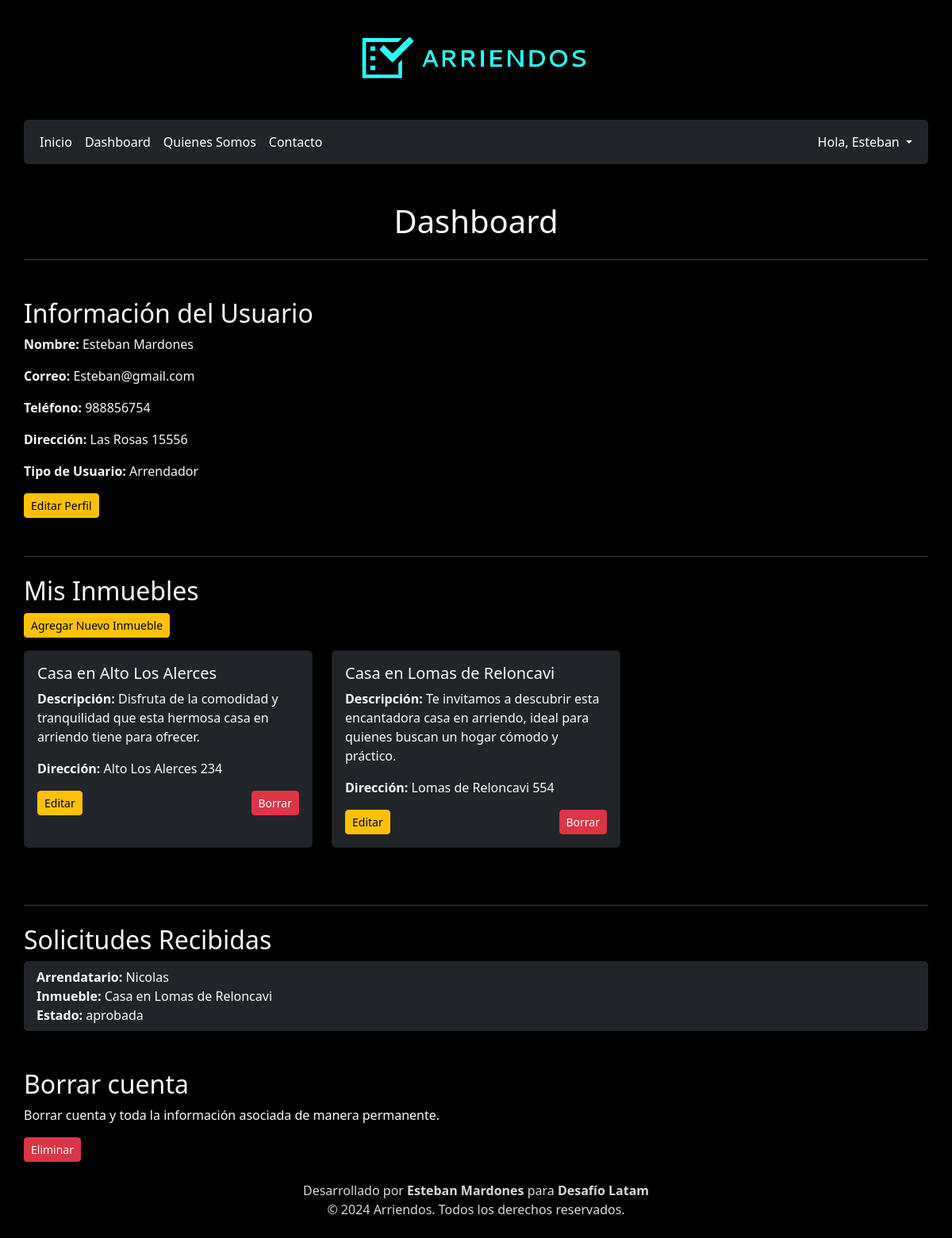
The app's page /dashboard/ (signed in) with its own data.
### gestion_inmuebles/models.py (models this page shows, shortened)
class PerfilUsuario(models.Model):
    user = models.OneToOneField(User, on_delete=models.CASCADE)
    tipo_usuario = models.ForeignKey(TipoUsuario, on_delete=models.CASCADE)
    nombre = models.CharField(max_length=50)
    apellido = models.CharField(max_length=50)
    rut = models.CharField(max_length=12)
    direccion = models.CharField(max_length=200)
    telefono = models.CharField(max_length=15)
    correo = models.EmailField()

class TipoUsuario(models.Model):
    tipo_usuario = models.CharField(
        max_length=20,
        choices=[
            ('arrendatario', 'Arrendatario'),
            ('arrendador', 'Arrendador'),
        ]
    )

class Inmueble(models.Model):
    propietario = models.ForeignKey(PerfilUsuario, on_delete=models.CASCADE, related_name='propiedades')
    tipo_inmueble = models.ForeignKey(TipoInmueble, on_delete=models.CASCADE)
    comuna = models.ForeignKey(Comuna, on_delete=models.CASCADE)
    region = models.ForeignKey(Region, on_delete=models.CASCADE)
    nombre_inmueble = models.CharField(max_length=100)
    descripcion = models.CharField(max_length=200)
    m2_construido = models.FloatField()
    numero_banos = models.IntegerField(default=0)
    numero_hab = models.IntegerField(default=0)
    direccion = models.CharField(max_length=200)
    numero_estacionam = models.IntegerField(default=0)
    fecha_publicacion = models.DateTimeField(auto_now_add=True)
    image = models.ImageField(upload_to='images/', null=True, blank=True)
    precio = models.IntegerField(default=0)

class Solicitud(models.Model):
    arrendatario = models.ForeignKey(PerfilUsuario, on_delete=models.CASCADE, related_name='solicitudes')
    inmueble = models.ForeignKey(Inmueble, on_delete=models.CASCADE)
    fecha_solicitud = models.DateTimeField(auto_now_add=True)
    estado = models.CharField(
        max_length=20,
        choices=[
            ('pendiente', 'Pendiente'),
            ('aprobada', 'Aprobada'),
            ('rechazada', 'Rechazada'),
        ],
        default='pendiente'
    )

### gestion_inmuebles/views.py (the view)
# urls.py: path('dashboard/', views.dashboard, name='dashboard'),
@login_required
def dashboard(request):
    perfil = PerfilUsuario.objects.select_related('tipo_usuario').get(user=request.user)
    user_type = perfil.tipo_usuario.tipo_usuario  # Determine if the user is an arrendador or arrendatario
    if user_type == 'arrendador':
        inmuebles = Inmueble.objects.filter(propietario=perfil)
        solicitudes = Solicitud.objects.filter(inmueble__propietario=perfil)
    else:  # arrendatario
        inmuebles = None
        solicitudes = Solicitud.objects.filter(arrendatario=perfil)
    return render(
        request,
        'dashboard.html',
        {
            'perfil': perfil,
            'user_type': user_type,
            'inmuebles': inmuebles,
            'solicitudes': solicitudes
        }
    )

### gestion_inmuebles/templates/dashboard.html (shortened to what this page needs)
{% extends 'base.html' %}
{% block content %}
<div class="container my-5 text-light">
    <h1 class="text-center mb-4">Dashboard</h1>
    <hr class="mb-5">
    <div class="mb-5">
        <h2 class="text-light">Información del Usuario</h2>
        <p><strong>Nombre:</strong> {{ perfil.nombre }} {{ perfil.apellido }}</p>
        <p><strong>Correo:</strong> {{ perfil.correo }}</p>
        <p><strong>Teléfono:</strong> {{ perfil.telefono }}</p>
        <p><strong>Dirección:</strong> {{ perfil.direccion }}</p>
        <p><strong>Tipo de Usuario:</strong> {{ user_type|title }}</p>
        <div class="mt-3">
            <a href="{% url 'update_profile' %}" class="btn btn-warning btn-sm">Editar Perfil</a>
        </div>
    </div>
    <hr class="my-4">
    {% if user_type == "arrendador" %}
        <div class="mb-5">
            <h2 class="text-light">Mis Inmuebles</h2>
            <div class="mb-3">
                <a href="{% url 'create_inmueble' %}" class="btn btn-warning btn-sm">Agregar Nuevo Inmueble</a>
            </div>
            {% if inmuebles %}
                <div class="row">
                    {% for inmueble in inmuebles %}
                        <div class="col-md-6 col-lg-4 mb-4">
                            <div class="card h-100 shadow-sm bg-dark">
                                <div class="card-body text-light">
                                    <h5 class="card-title">{{ inmueble.nombre_inmueble }}</h5>
                                    <p><strong>Descripción:</strong> {{ inmueble.descripcion }}</p>
                                    <p><strong>Dirección:</strong> {{ inmueble.direccion }}</p>
                                    <div class="d-flex justify-content-between">
                                        <a href="{% url 'update_inmueble' inmueble.id %}" class="btn btn-warning btn-sm">Editar</a>
                                        <a href="{% url 'delete_inmueble' inmueble.id %}" class="btn btn-danger btn-sm">Borrar</a>
                                    </div>
                                </div>
                            </div>
                        </div>
                    {% endfor %}
                </div>
            {% else %}
                <p>No tienes inmuebles publicados.</p>
            {% endif %}
        </div>
        <hr class="my-4">
        <div class="mb-5">
            <h2 class="text-light">Solicitudes Recibidas</h2>
            {% if solicitudes %}
                <ul class="list-group bg-dark">
                    {% for solicitud in solicitudes %}
                        <li class="list-group-item bg-dark text-light border-0">
                            <div>
                                <strong>Arrendatario:</strong> {{ solicitud.arrendatario.nombre }} <br>
                                <strong>Inmueble:</strong> {{ solicitud.inmueble.nombre_inmueble }} <br>
                                <strong>Estado:</strong> {{ solicitud.estado }}
                            </div>
                        </li>
                    {% endfor %}
                </ul>
            {% else %}
                <p>No hay solicitudes recibidas.</p>
            {% endif %}
        </div>
    {% endif %}
</div>
<div class="mt-5">
    <h2 class="text-light">Borrar cuenta</h2>
    <p class="text-light">Borrar cuenta y toda la información asociada de manera permanente.</p>
    <a href="{% url 'delete_profile' %}" class="btn btn-danger btn-sm">Eliminar</a>
</div>
{% endblock %}

### gestion_inmuebles/templates/navbar.html (shortened to what this page needs)
<nav class="navbar bg-dark navbar-expand-lg custom-black-navbar rounded" data-bs-theme="dark">
    <div class="container-fluid">
        <div class="collapse navbar-collapse" id="navbarNavAltMarkup">
            <div class="navbar-nav me-auto">
                <a class="nav-link text-white" href="/">Inicio</a>
                {% if user.is_authenticated %}
                    <a class="nav-link text-white" href="/dashboard">Dashboard</a>
                {% endif %}
                <a class="nav-link text-white" href="/acerca">Quienes Somos</a>
                <a class="nav-link text-white" href="/contacto">Contacto</a>
            </div>
            <div class="navbar-nav text-center">
                {% if user.is_authenticated %}
                    <li class="nav-item dropdown">
                        <a class="nav-link dropdown-toggle text-white" href="#" id="navbarDropdown" role="button" data-bs-toggle="dropdown" aria-expanded="false">
                             Hola, {{ user.username }}
                        </a>
                    </li>
                {% else %}
                    <a class="nav-link text-white" href="/signup">Registrarse</a>
                    <a class="nav-link text-white" href="/login">Iniciar sesión</a>
                {% endif %}
            </div>
        </div>
    </div>
</nav>

### static/css/styles.css (style rules this page uses)
.container { padding-left: 0 !important; padding-right: 0 !important; }
.custom-body { background-color: #000000 !important; color: rgb(218, 218, 218) !important; }

### records on screen
PerfilUsuario: nombre "Esteban", apellido "Mardones", correo "Esteban@gmail.com", telefono "988856754", direccion "Las Rosas 15556"
TipoUsuario: tipo_usuario "Arrendador"
Inmueble: nombre_inmueble "Casa en Alto Los Alerces", descripcion "Disfruta de la comodidad y tranquilidad que esta hermosa casa en arriendo tiene para ofrecer.", direccion "Alto Los Alerces 234"
Inmueble: nombre_inmueble "Casa en Lomas de Reloncavi", descripcion "Te invitamos a descubrir esta encantadora casa en arriendo, ideal para quienes buscan un hogar cómodo y práctico.", direccion "Lomas de Reloncavi 554"
Solicitud: arrendatario.nombre "Nicolas", inmueble.nombre_inmueble "Casa en Lomas de Reloncavi", estado "aprobada"

### other values on screen
{{ user.username }} "Esteban"
